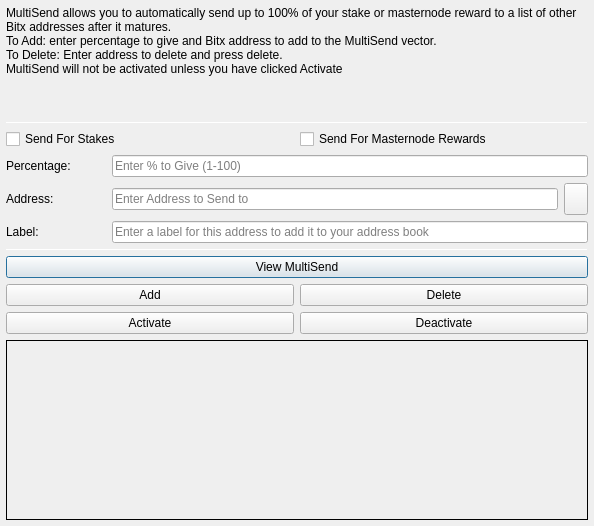
<?xml version="1.0" encoding="UTF-8"?>
<ui version="4.0">
 <class>MultiSendDialog</class>
 <widget class="QDialog" name="MultiSendDialog">
  <property name="windowModality">
   <enum>Qt::NonModal</enum>
  </property>
  <property name="geometry">
   <rect>
    <x>0</x>
    <y>0</y>
    <width>594</width>
    <height>526</height>
   </rect>
  </property>
  <property name="windowTitle">
   <string>MultiSend</string>
  </property>
  <layout class="QVBoxLayout" name="verticalLayout" stretch="0">
   <property name="margin">
    <number>6</number>
   </property>
   <item>
    <layout class="QVBoxLayout" name="verticalLayout_Main" stretch="1,1,1,0,1,1,1">
     <item>
      <widget class="QLabel" name="label_2">
       <property name="lineWidth">
        <number>1</number>
       </property>
       <property name="text">
        <string>MultiSend allows you to automatically send up to 100% of your stake or masternode reward to a list of other Bitx addresses after it matures.
To Add: enter percentage to give and Bitx address to add to the MultiSend vector.
To Delete: Enter address to delete and press delete.
MultiSend will not be activated unless you have clicked Activate</string>
       </property>
       <property name="alignment">
        <set>Qt::AlignLeading|Qt::AlignLeft|Qt::AlignTop</set>
       </property>
       <property name="wordWrap">
        <bool>true</bool>
       </property>
      </widget>
     </item>
     <item>
      <widget class="Line" name="line">
       <property name="minimumSize">
        <size>
         <width>0</width>
         <height>1</height>
        </size>
       </property>
       <property name="maximumSize">
        <size>
         <width>16777215</width>
         <height>1</height>
        </size>
       </property>
       <property name="orientation">
        <enum>Qt::Horizontal</enum>
       </property>
      </widget>
     </item>
     <item>
      <layout class="QVBoxLayout" name="verticalLayout_Settings">
       <item>
        <layout class="QHBoxLayout" name="horizontalLayout">
         <item>
          <widget class="QCheckBox" name="multiSendStakeCheckBox">
           <property name="text">
            <string>Send For Stakes</string>
           </property>
          </widget>
         </item>
         <item>
          <widget class="QCheckBox" name="multiSendMasternodeCheckBox">
           <property name="text">
            <string>Send For Masternode Rewards</string>
           </property>
          </widget>
         </item>
        </layout>
       </item>
       <item>
        <layout class="QHBoxLayout" name="horizontalLayout_6">
         <item>
          <widget class="QLabel" name="label">
           <property name="minimumSize">
            <size>
             <width>100</width>
             <height>0</height>
            </size>
           </property>
           <property name="toolTip">
            <string>Percentage of stake to send</string>
           </property>
           <property name="text">
            <string>Percentage:</string>
           </property>
          </widget>
         </item>
         <item>
          <widget class="QLineEdit" name="multiSendPercentEdit">
           <property name="toolTip">
            <string>Enter whole numbers 1 - 100</string>
           </property>
           <property name="placeholderText">
            <string>Enter % to Give (1-100)</string>
           </property>
          </widget>
         </item>
        </layout>
       </item>
       <item>
        <layout class="QHBoxLayout" name="horizontalLayout_7">
         <item>
          <widget class="QLabel" name="label_5">
           <property name="minimumSize">
            <size>
             <width>100</width>
             <height>0</height>
            </size>
           </property>
           <property name="toolTip">
            <string>Address to send portion of stake to</string>
           </property>
           <property name="text">
            <string>Address:</string>
           </property>
          </widget>
         </item>
         <item>
          <widget class="QLineEdit" name="multiSendAddressEdit">
           <property name="toolTip">
            <string/>
           </property>
           <property name="placeholderText">
            <string>Enter Address to Send to</string>
           </property>
          </widget>
         </item>
         <item>
          <widget class="QToolButton" name="addressBookButton">
           <property name="maximumSize">
            <size>
             <width>16777215</width>
             <height>32</height>
            </size>
           </property>
           <property name="toolTip">
            <string>Choose an address from the address book</string>
           </property>
           <property name="text">
            <string/>
           </property>
           <property name="icon">
            <iconset resource="../bitx.qrc">
             <normaloff>:/icons/address-book</normaloff>:/icons/address-book</iconset>
           </property>
           <property name="shortcut">
            <string>Alt+A</string>
           </property>
          </widget>
         </item>
        </layout>
       </item>
      </layout>
     </item>
     <item>
      <layout class="QHBoxLayout" name="horizontalLayout_3">
       <item>
        <widget class="QLabel" name="label_3">
         <property name="minimumSize">
          <size>
           <width>100</width>
           <height>0</height>
          </size>
         </property>
         <property name="text">
          <string>Label:</string>
         </property>
        </widget>
       </item>
       <item>
        <widget class="QLineEdit" name="labelAddressLabelEdit">
         <property name="placeholderText">
          <string>Enter a label for this address to add it to your address book</string>
         </property>
        </widget>
       </item>
      </layout>
     </item>
     <item>
      <widget class="Line" name="line_2">
       <property name="minimumSize">
        <size>
         <width>0</width>
         <height>1</height>
        </size>
       </property>
       <property name="maximumSize">
        <size>
         <width>16777215</width>
         <height>1</height>
        </size>
       </property>
       <property name="orientation">
        <enum>Qt::Horizontal</enum>
       </property>
      </widget>
     </item>
     <item>
      <layout class="QVBoxLayout" name="verticalLayout_Buttons">
       <item>
        <layout class="QHBoxLayout" name="horizontalLayout_4">
         <item>
          <widget class="QPushButton" name="viewButton">
           <property name="toolTip">
            <string/>
           </property>
           <property name="statusTip">
            <string>View MultiSend Vector</string>
           </property>
           <property name="text">
            <string>View MultiSend</string>
           </property>
          </widget>
         </item>
        </layout>
       </item>
       <item>
        <layout class="QHBoxLayout" name="horizontalLayout_2">
         <item>
          <widget class="QPushButton" name="addButton">
           <property name="toolTip">
            <string/>
           </property>
           <property name="statusTip">
            <string>Add to MultiSend Vector</string>
           </property>
           <property name="text">
            <string>Add</string>
           </property>
          </widget>
         </item>
         <item>
          <widget class="QPushButton" name="deleteButton">
           <property name="toolTip">
            <string/>
           </property>
           <property name="statusTip">
            <string>Delete Address From MultiSend Vector</string>
           </property>
           <property name="text">
            <string>Delete</string>
           </property>
          </widget>
         </item>
        </layout>
       </item>
       <item>
        <layout class="QHBoxLayout" name="horizontalLayout_5">
         <item>
          <widget class="QPushButton" name="activateButton">
           <property name="statusTip">
            <string>Activate MultiSend</string>
           </property>
           <property name="text">
            <string>Activate</string>
           </property>
          </widget>
         </item>
         <item>
          <widget class="QPushButton" name="disableButton">
           <property name="statusTip">
            <string>Deactivate MultiSend</string>
           </property>
           <property name="text">
            <string>Deactivate</string>
           </property>
          </widget>
         </item>
        </layout>
       </item>
      </layout>
     </item>
     <item>
      <widget class="QLabel" name="message">
       <property name="minimumSize">
        <size>
         <width>0</width>
         <height>180</height>
        </size>
       </property>
       <property name="frameShape">
        <enum>QFrame::Panel</enum>
       </property>
       <property name="frameShadow">
        <enum>QFrame::Plain</enum>
       </property>
       <property name="lineWidth">
        <number>1</number>
       </property>
       <property name="midLineWidth">
        <number>1</number>
       </property>
       <property name="text">
        <string/>
       </property>
       <property name="alignment">
        <set>Qt::AlignLeading|Qt::AlignLeft|Qt::AlignTop</set>
       </property>
       <property name="wordWrap">
        <bool>true</bool>
       </property>
      </widget>
     </item>
    </layout>
   </item>
  </layout>
 </widget>
 <resources>
  <include location="../bitx.qrc"/>
 </resources>
 <connections/>
</ui>
